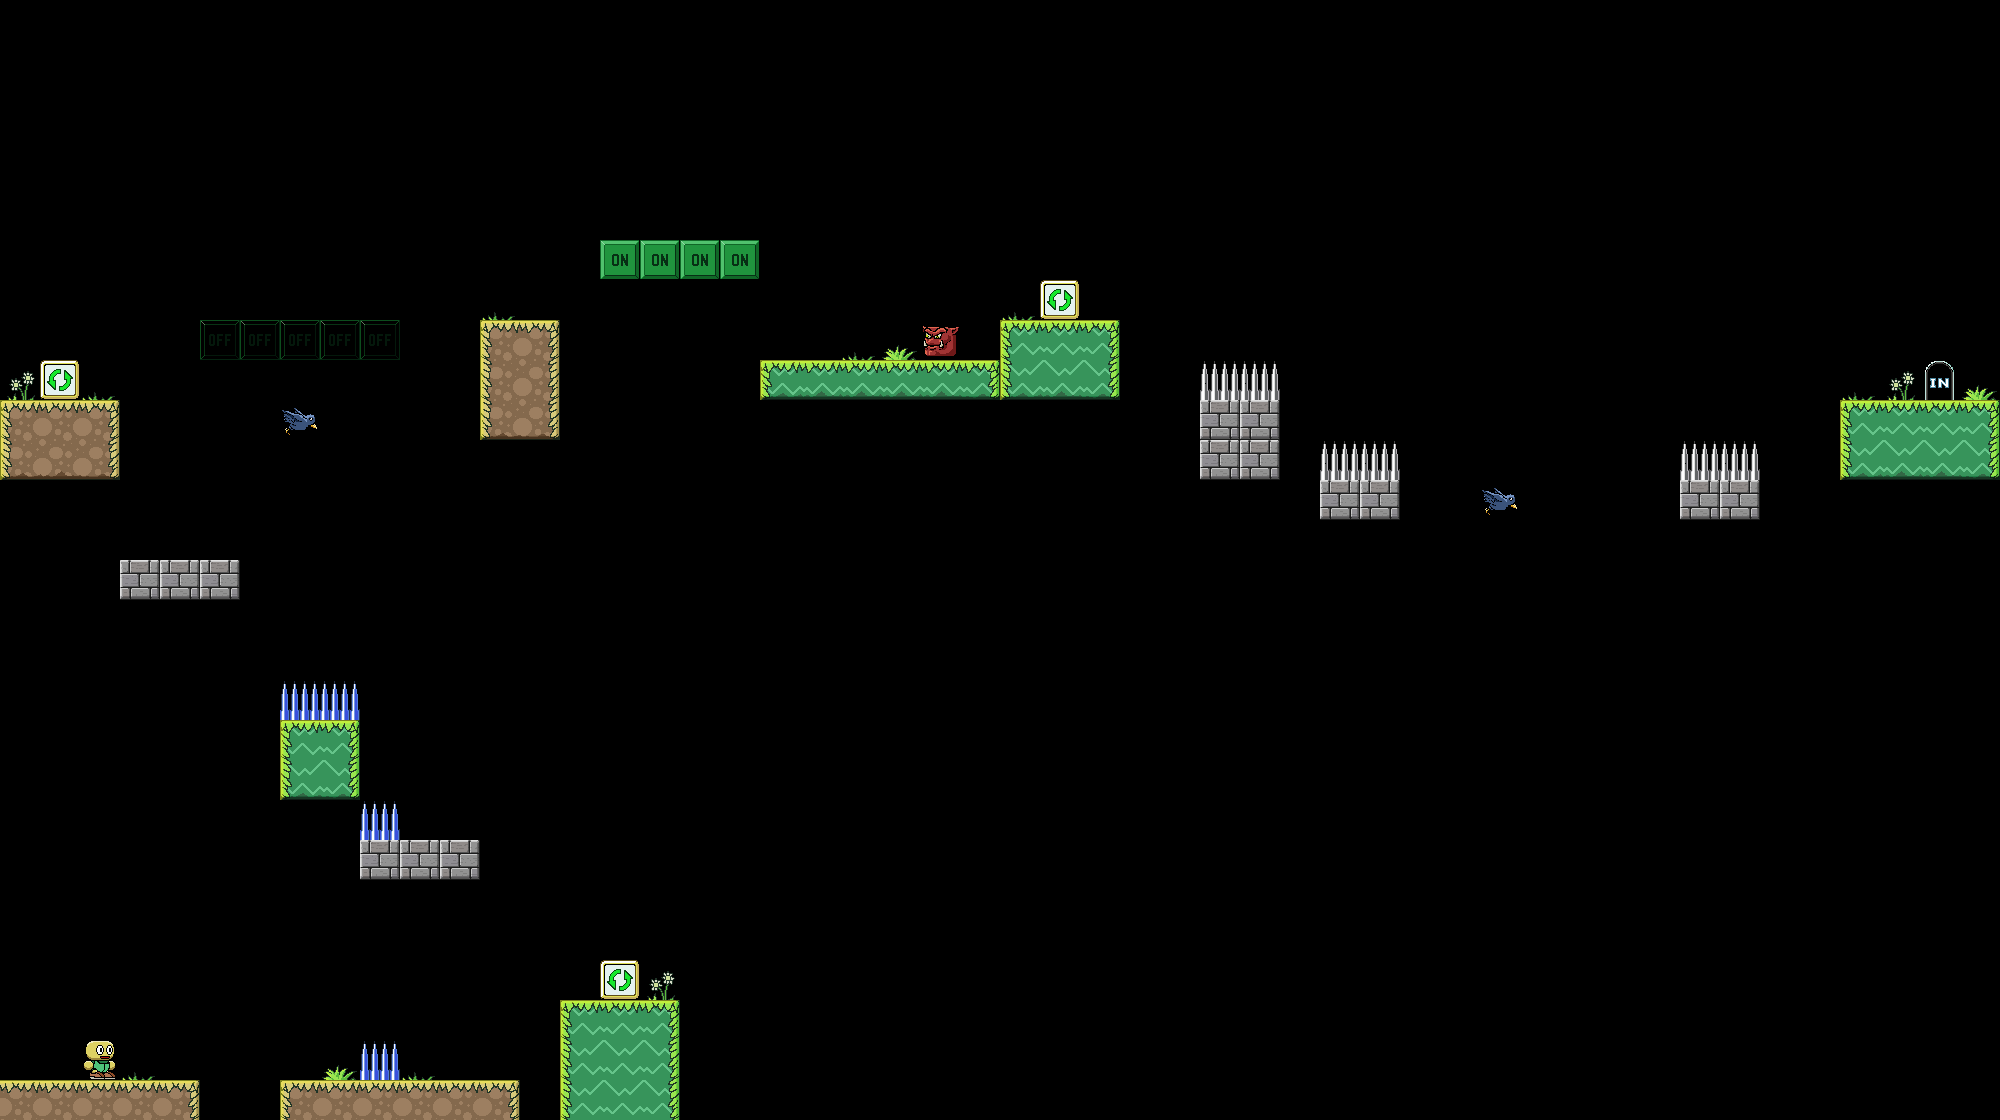

The image is a tile-based game level rendered from a .tmx file. Its description and complete source (layers, tilesets, objects, tile grids) follow:
An orthogonal 50x28 tile map with 40x40 px tiles, 1 tile layer (Level2-1).

<map version="1.1" tiledversion="2018.09.12" orientation="orthogonal" renderorder="right-down" width="50" height="28" tilewidth="40" tileheight="40" infinite="0" nextlayerid="5" nextobjectid="1">
 <tileset firstgid="1" source="TilesetLevels.tsx" />
 <layer id="4" name="Level2-1" width="50" height="28">
  <data encoding="csv">
0,0,0,0,0,0,0,0,0,0,0,0,0,0,0,0,0,0,0,0,0,0,0,0,0,0,0,0,0,0,0,0,0,0,0,0,0,0,0,0,0,0,0,0,0,0,0,0,0,0,
0,0,0,0,0,0,0,0,0,0,0,0,0,0,0,0,0,0,0,0,0,0,0,0,0,0,0,0,0,0,0,0,0,0,0,0,0,0,0,0,0,0,0,0,0,0,0,0,0,0,
0,0,0,0,0,0,0,0,0,0,0,0,0,0,0,0,0,0,0,0,0,0,0,0,0,0,0,0,0,0,0,0,0,0,0,0,0,0,0,0,0,0,0,0,0,0,0,0,0,0,
0,0,0,0,0,0,0,0,0,0,0,0,0,0,0,0,0,0,0,0,0,0,0,0,0,0,0,0,0,0,0,0,0,0,0,0,0,0,0,0,0,0,0,0,0,0,0,0,0,0,
0,0,0,0,0,0,0,0,0,0,0,0,0,0,0,0,0,0,0,0,0,0,0,0,0,0,0,0,0,0,0,0,0,0,0,0,0,0,0,0,0,0,0,0,0,0,0,0,0,0,
0,0,0,0,0,0,0,0,0,0,0,0,0,0,0,0,0,0,0,0,0,0,0,0,0,0,0,0,0,0,0,0,0,0,0,0,0,0,0,0,0,0,0,0,0,0,0,0,0,0,
0,0,0,0,0,0,0,0,0,0,0,0,0,0,0,34,34,34,34,0,0,0,0,0,0,0,0,0,0,0,0,0,0,0,0,0,0,0,0,0,0,0,0,0,0,0,0,0,0,0,
0,0,0,0,0,0,0,0,0,0,0,0,54,0,0,0,0,0,0,0,0,0,0,0,0,54,50,0,0,0,0,0,0,0,0,0,0,0,0,0,0,0,0,0,0,0,0,0,0,0,
0,0,0,0,0,47,47,47,47,47,0,0,6,8,0,0,0,0,0,0,0,54,53,51,0,2,3,4,0,0,0,0,0,0,0,0,0,0,0,0,0,0,0,0,0,0,0,0,0,0,
55,50,54,0,0,0,0,0,0,0,0,0,17,19,0,0,0,0,0,35,36,36,36,36,37,24,25,26,0,0,45,45,0,0,0,0,0,0,0,0,0,0,0,0,0,0,54,55,49,53,
6,7,8,0,0,0,0,52,0,0,0,0,28,30,0,0,0,0,0,0,0,0,0,0,0,0,0,0,0,0,12,12,0,0,0,0,0,0,0,0,0,0,0,0,0,0,2,3,3,4,
28,29,30,0,0,0,0,0,0,0,0,0,0,0,0,0,0,0,0,0,0,0,0,0,0,0,0,0,0,0,12,12,0,45,45,0,0,0,0,0,0,0,45,45,0,0,24,25,25,26,
0,0,0,0,0,0,0,0,0,0,0,0,0,0,0,0,0,0,0,0,0,0,0,0,0,0,0,0,0,0,0,0,0,12,12,0,0,52,0,0,0,0,12,12,0,0,0,0,0,0,
0,0,0,0,0,0,0,0,0,0,0,0,0,0,0,0,0,0,0,0,0,0,0,0,0,0,0,0,0,0,0,0,0,0,0,0,0,0,0,0,0,0,0,0,0,0,0,0,0,0,
0,0,0,12,12,12,0,0,0,0,0,0,0,0,0,0,0,0,0,0,0,0,0,0,0,0,0,0,0,0,0,0,0,0,0,0,0,0,0,0,0,0,0,0,0,0,0,0,0,0,
0,0,0,0,0,0,0,0,0,0,0,0,0,0,0,0,0,0,0,0,0,0,0,0,0,0,0,0,0,0,0,0,0,0,0,0,0,0,0,0,0,0,0,0,0,0,0,0,0,0,
0,0,0,0,0,0,0,0,0,0,0,0,0,0,0,0,0,0,0,0,0,0,0,0,0,0,0,0,0,0,0,0,0,0,0,0,0,0,0,0,0,0,0,0,0,0,0,0,0,0,
0,0,0,0,0,0,0,46,46,0,0,0,0,0,0,0,0,0,0,0,0,0,0,0,0,0,0,0,0,0,0,0,0,0,0,0,0,0,0,0,0,0,0,0,0,0,0,0,0,0,
0,0,0,0,0,0,0,2,4,0,0,0,0,0,0,0,0,0,0,0,0,0,0,0,0,0,0,0,0,0,0,0,0,0,0,0,0,0,0,0,0,0,0,0,0,0,0,0,0,0,
0,0,0,0,0,0,0,24,26,0,0,0,0,0,0,0,0,0,0,0,0,0,0,0,0,0,0,0,0,0,0,0,0,0,0,0,0,0,0,0,0,0,0,0,0,0,0,0,0,0,
0,0,0,0,0,0,0,0,0,46,0,0,0,0,0,0,0,0,0,0,0,0,0,0,0,0,0,0,0,0,0,0,0,0,0,0,0,0,0,0,0,0,0,0,0,0,0,0,0,0,
0,0,0,0,0,0,0,0,0,12,12,12,0,0,0,0,0,0,0,0,0,0,0,0,0,0,0,0,0,0,0,0,0,0,0,0,0,0,0,0,0,0,0,0,0,0,0,0,0,0,
0,0,0,0,0,0,0,0,0,0,0,0,0,0,0,0,0,0,0,0,0,0,0,0,0,0,0,0,0,0,0,0,0,0,0,0,0,0,0,0,0,0,0,0,0,0,0,0,0,0,
0,0,0,0,0,0,0,0,0,0,0,0,0,0,0,0,0,0,0,0,0,0,0,0,0,0,0,0,0,0,0,0,0,0,0,0,0,0,0,0,0,0,0,0,0,0,0,0,0,0,
0,0,0,0,0,0,0,0,0,0,0,0,0,0,0,50,55,0,0,0,0,0,0,0,0,0,0,0,0,0,0,0,0,0,0,0,0,0,0,0,0,0,0,0,0,0,0,0,0,0,
0,0,0,0,0,0,0,0,0,0,0,0,0,0,2,3,4,0,0,0,0,0,0,0,0,0,0,0,0,0,0,0,0,0,0,0,0,0,0,0,0,0,0,0,0,0,0,0,0,0,
0,0,48,54,0,0,0,0,53,46,54,0,0,0,13,14,15,0,0,0,0,0,0,0,0,0,0,0,0,0,0,0,0,0,0,0,0,0,0,0,0,0,0,0,0,0,0,0,0,0,
7,7,7,7,8,0,0,6,7,7,7,7,8,0,13,14,15,0,0,0,0,0,0,0,0,0,0,0,0,0,0,0,0,0,0,0,0,0,0,0,0,0,0,0,0,0,0,0,0,0
</data>
 </layer>
</map>
